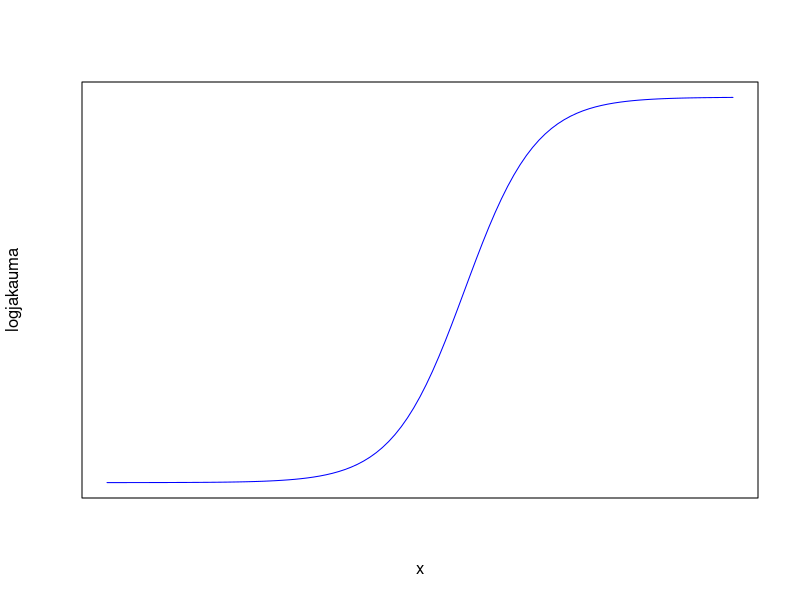

Recreate this plot in R.
## ---- chunk 1
logjakauma <- function(x){1/(1+exp((-x+5)/2))}

plot(logjakauma, -15, 20, ann=T, axes=F, col="blue")
box()
